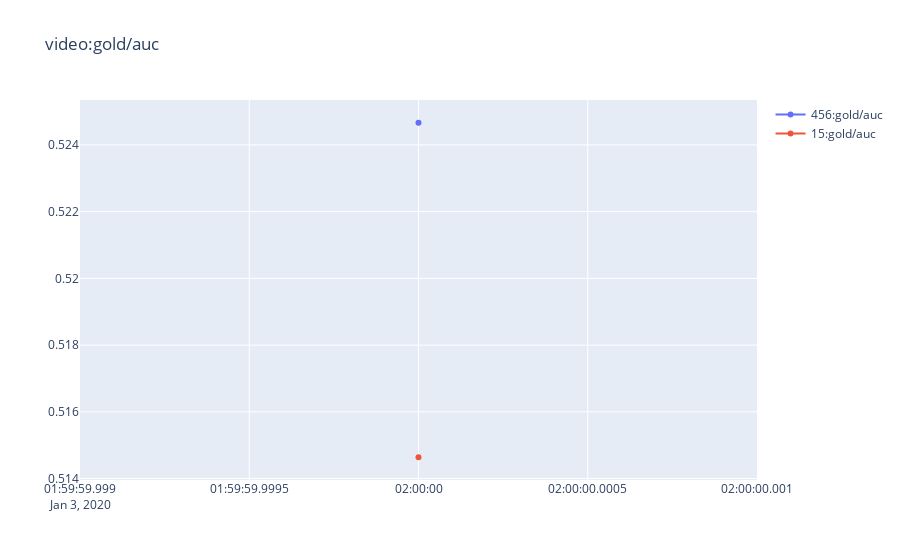

The notebook cell saved with this chart:
### Code cell
compare(df, 'gold/auc', smoothing=0.)

### Figure 1 — Plotly figure (JSON) as saved in the notebook; plotly's stock layout.template omitted (floating-point values rounded to 4 significant figures)
{"data": [{"line": {"shape": "spline", "smoothing": 1}, "mode": "lines+markers", "name": "456:gold/auc", "type": "scatter", "x": ["2020-01-03 02:00:00"], "y": [0.5247]}, {"line": {"shape": "spline", "smoothing": 1}, "mode": "lines+markers", "name": "15:gold/auc", "type": "scatter", "x": ["2020-01-03 02:00:00"], "y": [0.5146]}], "layout": {"hovermode": "x", "title": {"text": "video:gold/auc"}, "xaxis": {"type": "date"}}}
